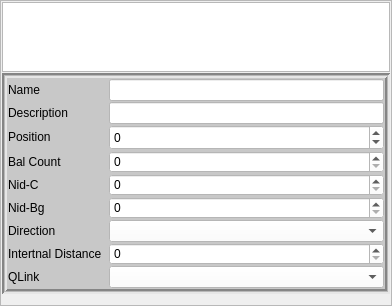
             <widget class="QFrame" name="frame_2">
              <property name="sizePolicy">
               <sizepolicy hsizetype="Preferred" vsizetype="Preferred">
                <horstretch>0</horstretch>
                <verstretch>0</verstretch>
               </sizepolicy>
              </property>
              <property name="frameShape">
               <enum>QFrame::StyledPanel</enum>
              </property>
              <property name="frameShadow">
               <enum>QFrame::Raised</enum>
              </property>
              <layout class="QVBoxLayout" name="verticalLayout_9" stretch="0,0,0">
               <property name="spacing">
                <number>1</number>
               </property>
               <property name="leftMargin">
                <number>1</number>
               </property>
               <property name="topMargin">
                <number>1</number>
               </property>
               <property name="rightMargin">
                <number>1</number>
               </property>
               <property name="bottomMargin">
                <number>1</number>
               </property>
               <item>
                <widget class="QTreeView" name="treeView_Balise_2">
                 <property name="sizePolicy">
                  <sizepolicy hsizetype="Expanding" vsizetype="Expanding">
                   <horstretch>0</horstretch>
                   <verstretch>0</verstretch>
                  </sizepolicy>
                 </property>
                 <property name="minimumSize">
                  <size>
                   <width>0</width>
                   <height>0</height>
                  </size>
                 </property>
                 <property name="maximumSize">
                  <size>
                   <width>16777215</width>
                   <height>16777215</height>
                  </size>
                 </property>
                 <property name="font">
                  <font>
                   <pointsize>8</pointsize>
                  </font>
                 </property>
                 <property name="styleSheet">
                  <string notr="true">QTreeView::branch:has-siblings:!adjoins-item {
    border-image: url(:/stylesheet-vline.png) 0;
}

QTreeView::branch:has-siblings:adjoins-item {
    border-image: url(:/stylesheet-branch-more.png) 0;
}

QTreeView::branch:!has-children:!has-siblings:adjoins-item {
    border-image: url(:/stylesheet-branch-end.png) 0;
}

QTreeView::branch:has-children:!has-siblings:closed,
QTreeView::branch:closed:has-children:has-siblings {
        border-image: none;
        image: url(:/stylesheet-branch-closed.png);
}

QTreeView::branch:open:has-children:!has-siblings,
QTreeView::branch:open:has-children:has-siblings  {
        border-image: none;
        image: url(:/stylesheet-branch-open.png);
}</string>
                 </property>
                 <property name="frameShadow">
                  <enum>QFrame::Plain</enum>
                 </property>
                 <property name="sizeAdjustPolicy">
                  <enum>QAbstractScrollArea::AdjustToContents</enum>
                 </property>
                 <property name="autoScrollMargin">
                  <number>10</number>
                 </property>
                 <property name="editTriggers">
                  <set>QAbstractItemView::NoEditTriggers</set>
                 </property>
                 <property name="showDropIndicator" stdset="0">
                  <bool>true</bool>
                 </property>
                 <property name="alternatingRowColors">
                  <bool>true</bool>
                 </property>
                 <property name="iconSize">
                  <size>
                   <width>0</width>
                   <height>0</height>
                  </size>
                 </property>
                 <property name="textElideMode">
                  <enum>Qt::ElideLeft</enum>
                 </property>
                 <property name="indentation">
                  <number>5</number>
                 </property>
                 <property name="rootIsDecorated">
                  <bool>true</bool>
                 </property>
                 <property name="animated">
                  <bool>true</bool>
                 </property>
                 <property name="wordWrap">
                  <bool>false</bool>
                 </property>
                 <attribute name="headerVisible">
                  <bool>false</bool>
                 </attribute>
                 <attribute name="headerMinimumSectionSize">
                  <number>10</number>
                 </attribute>
                 <attribute name="headerDefaultSectionSize">
                  <number>15</number>
                 </attribute>
                 <attribute name="headerStretchLastSection">
                  <bool>false</bool>
                 </attribute>
                </widget>
               </item>
               <item>
                <widget class="QFrame" name="frame_EloopHeader">
                 <property name="sizePolicy">
                  <sizepolicy hsizetype="Expanding" vsizetype="Expanding">
                   <horstretch>0</horstretch>
                   <verstretch>0</verstretch>
                  </sizepolicy>
                 </property>
                 <property name="autoFillBackground">
                  <bool>false</bool>
                 </property>
                 <property name="styleSheet">
                  <string notr="true">alternate-background-color: red;
background-color: rgb(200, 200, 200);
</string>
                 </property>
                 <property name="frameShape">
                  <enum>QFrame::Box</enum>
                 </property>
                 <property name="frameShadow">
                  <enum>QFrame::Sunken</enum>
                 </property>
                 <property name="lineWidth">
                  <number>2</number>
                 </property>
                 <property name="midLineWidth">
                  <number>1</number>
                 </property>
                 <layout class="QFormLayout" name="formLayout_3">
                  <property name="sizeConstraint">
                   <enum>QLayout::SetMinimumSize</enum>
                  </property>
                  <property name="horizontalSpacing">
                   <number>1</number>
                  </property>
                  <property name="verticalSpacing">
                   <number>1</number>
                  </property>
                  <property name="leftMargin">
                   <number>1</number>
                  </property>
                  <property name="topMargin">
                   <number>1</number>
                  </property>
                  <property name="rightMargin">
                   <number>1</number>
                  </property>
                  <property name="bottomMargin">
                   <number>1</number>
                  </property>
                  <item row="0" column="0">
                   <widget class="QLabel" name="label_HdrBlName_2">
                    <property name="sizePolicy">
                     <sizepolicy hsizetype="Preferred" vsizetype="Preferred">
                      <horstretch>0</horstretch>
                      <verstretch>0</verstretch>
                     </sizepolicy>
                    </property>
                    <property name="minimumSize">
                     <size>
                      <width>100</width>
                      <height>0</height>
                     </size>
                    </property>
                    <property name="maximumSize">
                     <size>
                      <width>100</width>
                      <height>16777215</height>
                     </size>
                    </property>
                    <property name="styleSheet">
                     <string notr="true">background-color: rgb(200, 200, 200);
font: 8pt &quot;Segoe UI&quot;;
color: rgb(0, 0, 0);</string>
                    </property>
                    <property name="frameShape">
                     <enum>QFrame::NoFrame</enum>
                    </property>
                    <property name="text">
                     <string>Name</string>
                    </property>
                   </widget>
                  </item>
                  <item row="0" column="1">
                   <widget class="QLineEdit" name="lineEdit_HdrBlName_2">
                    <property name="sizePolicy">
                     <sizepolicy hsizetype="Preferred" vsizetype="Preferred">
                      <horstretch>0</horstretch>
                      <verstretch>0</verstretch>
                     </sizepolicy>
                    </property>
                    <property name="styleSheet">
                     <string notr="true">
font: 8pt &quot;Segoe UI&quot;;
background-color: rgb(255, 255, 255);</string>
                    </property>
                    <property name="frame">
                     <bool>true</bool>
                    </property>
                   </widget>
                  </item>
                  <item row="1" column="0">
                   <widget class="QLabel" name="label_HdrBlDescription_2">
                    <property name="sizePolicy">
                     <sizepolicy hsizetype="Preferred" vsizetype="Preferred">
                      <horstretch>0</horstretch>
                      <verstretch>0</verstretch>
                     </sizepolicy>
                    </property>
                    <property name="minimumSize">
                     <size>
                      <width>100</width>
                      <height>0</height>
                     </size>
                    </property>
                    <property name="maximumSize">
                     <size>
                      <width>100</width>
                      <height>16777215</height>
                     </size>
                    </property>
                    <property name="styleSheet">
                     <string notr="true">background-color: rgb(200, 200, 200);
font: 8pt &quot;Segoe UI&quot;;
color: rgb(0, 0, 0);</string>
                    </property>
                    <property name="text">
                     <string>Description</string>
                    </property>
                   </widget>
                  </item>
                  <item row="1" column="1">
                   <widget class="QLineEdit" name="lineEdit_HdrBlDesc_2">
                    <property name="sizePolicy">
                     <sizepolicy hsizetype="Preferred" vsizetype="Preferred">
                      <horstretch>0</horstretch>
                      <verstretch>0</verstretch>
                     </sizepolicy>
                    </property>
                    <property name="styleSheet">
                     <string notr="true">background-color: rgb(255, 255, 255);
font: 8pt &quot;Segoe UI&quot;;
border-color: rtransparent;</string>
                    </property>
                    <property name="frame">
                     <bool>true</bool>
                    </property>
                   </widget>
                  </item>
                  <item row="2" column="0">
                   <widget class="QLabel" name="label_HdrBlPosition_2">
                    <property name="sizePolicy">
                     <sizepolicy hsizetype="Preferred" vsizetype="Preferred">
                      <horstretch>0</horstretch>
                      <verstretch>0</verstretch>
                     </sizepolicy>
                    </property>
                    <property name="minimumSize">
                     <size>
                      <width>100</width>
                      <height>0</height>
                     </size>
                    </property>
                    <property name="maximumSize">
                     <size>
                      <width>100</width>
                      <height>16777215</height>
                     </size>
                    </property>
                    <property name="styleSheet">
                     <string notr="true">background-color: rgb(200, 200, 200);
font: 8pt &quot;Segoe UI&quot;;
color: rgb(0, 0, 0);</string>
                    </property>
                    <property name="text">
                     <string>Position</string>
                    </property>
                   </widget>
                  </item>
                  <item row="2" column="1">
                   <widget class="QSpinBox" name="spinBox_HdrPosition_2">
                    <property name="sizePolicy">
                     <sizepolicy hsizetype="Fixed" vsizetype="Fixed">
                      <horstretch>0</horstretch>
                      <verstretch>0</verstretch>
                     </sizepolicy>
                    </property>
                    <property name="minimumSize">
                     <size>
                      <width>10</width>
                      <height>0</height>
                     </size>
                    </property>
                    <property name="maximumSize">
                     <size>
                      <width>16777215</width>
                      <height>25</height>
                     </size>
                    </property>
                    <property name="styleSheet">
                     <string notr="true">background-color: rgb(255, 255, 255);
font: 8pt &quot;Segoe UI&quot;;
color: rgb(0, 0, 0);
border-width: 120px;</string>
                    </property>
                    <property name="wrapping">
                     <bool>true</bool>
                    </property>
                    <property name="frame">
                     <bool>true</bool>
                    </property>
                    <property name="alignment">
                     <set>Qt::AlignLeading|Qt::AlignLeft|Qt::AlignVCenter</set>
                    </property>
                    <property name="keyboardTracking">
                     <bool>true</bool>
                    </property>
                    <property name="suffix">
                     <string notr="true"/>
                    </property>
                    <property name="minimum">
                     <number>0</number>
                    </property>
                    <property name="maximum">
                     <number>99</number>
                    </property>
                    <property name="value">
                     <number>0</number>
                    </property>
                   </widget>
                  </item>
                  <item row="3" column="0">
                   <widget class="QLabel" name="label_HdrBlCount_2">
                    <property name="sizePolicy">
                     <sizepolicy hsizetype="Preferred" vsizetype="Preferred">
                      <horstretch>0</horstretch>
                      <verstretch>0</verstretch>
                     </sizepolicy>
                    </property>
                    <property name="minimumSize">
                     <size>
                      <width>100</width>
                      <height>0</height>
                     </size>
                    </property>
                    <property name="maximumSize">
                     <size>
                      <width>100</width>
                      <height>16777215</height>
                     </size>
                    </property>
                    <property name="styleSheet">
                     <string notr="true">background-color: rgb(200, 200, 200);
font: 8pt &quot;Segoe UI&quot;;
color: rgb(0, 0, 0);</string>
                    </property>
                    <property name="text">
                     <string>Bal Count</string>
                    </property>
                   </widget>
                  </item>
                  <item row="3" column="1">
                   <widget class="QSpinBox" name="spinBox_HdrBlCount_2">
                    <property name="sizePolicy">
                     <sizepolicy hsizetype="Preferred" vsizetype="Preferred">
                      <horstretch>0</horstretch>
                      <verstretch>0</verstretch>
                     </sizepolicy>
                    </property>
                    <property name="minimumSize">
                     <size>
                      <width>0</width>
                      <height>0</height>
                     </size>
                    </property>
                    <property name="maximumSize">
                     <size>
                      <width>16777215</width>
                      <height>25</height>
                     </size>
                    </property>
                    <property name="styleSheet">
                     <string notr="true">background-color: rgb(255, 255, 255);
font: 8pt &quot;Segoe UI&quot;;
color: rgb(0, 0, 0);</string>
                    </property>
                    <property name="frame">
                     <bool>true</bool>
                    </property>
                   </widget>
                  </item>
                  <item row="4" column="0">
                   <widget class="QLabel" name="label_HdrBlNidC_2">
                    <property name="sizePolicy">
                     <sizepolicy hsizetype="Preferred" vsizetype="Preferred">
                      <horstretch>0</horstretch>
                      <verstretch>0</verstretch>
                     </sizepolicy>
                    </property>
                    <property name="minimumSize">
                     <size>
                      <width>100</width>
                      <height>0</height>
                     </size>
                    </property>
                    <property name="maximumSize">
                     <size>
                      <width>100</width>
                      <height>16777215</height>
                     </size>
                    </property>
                    <property name="styleSheet">
                     <string notr="true">background-color: rgb(200, 200, 200);
font: 8pt &quot;Segoe UI&quot;;
color: rgb(0, 0, 0);
</string>
                    </property>
                    <property name="text">
                     <string>Nid-C</string>
                    </property>
                   </widget>
                  </item>
                  <item row="4" column="1">
                   <widget class="QSpinBox" name="spinBox_HdrBlNidC_2">
                    <property name="sizePolicy">
                     <sizepolicy hsizetype="Preferred" vsizetype="Preferred">
                      <horstretch>0</horstretch>
                      <verstretch>0</verstretch>
                     </sizepolicy>
                    </property>
                    <property name="styleSheet">
                     <string notr="true">background-color: rgb(255, 255, 255);
font: 8pt &quot;Segoe UI&quot;;
color: rgb(0, 0, 0);</string>
                    </property>
                   </widget>
                  </item>
                  <item row="5" column="0">
                   <widget class="QLabel" name="label_HdrBlNidBg_2">
                    <property name="sizePolicy">
                     <sizepolicy hsizetype="Preferred" vsizetype="Preferred">
                      <horstretch>0</horstretch>
                      <verstretch>0</verstretch>
                     </sizepolicy>
                    </property>
                    <property name="minimumSize">
                     <size>
                      <width>100</width>
                      <height>0</height>
                     </size>
                    </property>
                    <property name="maximumSize">
                     <size>
                      <width>100</width>
                      <height>16777215</height>
                     </size>
                    </property>
                    <property name="styleSheet">
                     <string notr="true">background-color: rgb(200, 200, 200);
font: 8pt &quot;Segoe UI&quot;;
color: rgb(0, 0, 0);</string>
                    </property>
                    <property name="text">
                     <string>Nid-Bg</string>
                    </property>
                   </widget>
                  </item>
                  <item row="5" column="1">
                   <widget class="QSpinBox" name="spinBox_HdrBlNidBg_2">
                    <property name="sizePolicy">
                     <sizepolicy hsizetype="Preferred" vsizetype="Preferred">
                      <horstretch>0</horstretch>
                      <verstretch>0</verstretch>
                     </sizepolicy>
                    </property>
                    <property name="minimumSize">
                     <size>
                      <width>0</width>
                      <height>0</height>
                     </size>
                    </property>
                    <property name="maximumSize">
                     <size>
                      <width>16777215</width>
                      <height>25</height>
                     </size>
                    </property>
                    <property name="styleSheet">
                     <string notr="true">background-color: rgb(255, 255, 255);
font: 8pt &quot;Segoe UI&quot;;
color: rgb(0, 0, 0);</string>
                    </property>
                    <property name="frame">
                     <bool>true</bool>
                    </property>
                   </widget>
                  </item>
                  <item row="6" column="0">
                   <widget class="QLabel" name="label_HdrBlDir_2">
                    <property name="sizePolicy">
                     <sizepolicy hsizetype="Preferred" vsizetype="Preferred">
                      <horstretch>0</horstretch>
                      <verstretch>0</verstretch>
                     </sizepolicy>
                    </property>
                    <property name="minimumSize">
                     <size>
                      <width>100</width>
                      <height>0</height>
                     </size>
                    </property>
                    <property name="maximumSize">
                     <size>
                      <width>100</width>
                      <height>16777215</height>
                     </size>
                    </property>
                    <property name="styleSheet">
                     <string notr="true">background-color: rgb(200, 200, 200);
font: 8pt &quot;Segoe UI&quot;;
color: rgb(0, 0, 0);</string>
                    </property>
                    <property name="text">
                     <string>Direction</string>
                    </property>
                   </widget>
                  </item>
                  <item row="6" column="1">
                   <widget class="QComboBox" name="comboBox_HdrBlDir_2">
                    <property name="sizePolicy">
                     <sizepolicy hsizetype="Preferred" vsizetype="Preferred">
                      <horstretch>0</horstretch>
                      <verstretch>0</verstretch>
                     </sizepolicy>
                    </property>
                    <property name="minimumSize">
                     <size>
                      <width>0</width>
                      <height>0</height>
                     </size>
                    </property>
                    <property name="maximumSize">
                     <size>
                      <width>16777215</width>
                      <height>25</height>
                     </size>
                    </property>
                    <property name="styleSheet">
                     <string notr="true">background-color: rgb(255, 255, 255);
font: 8pt &quot;Segoe UI&quot;;
color: rgb(0, 0, 0);</string>
                    </property>
                    <property name="frame">
                     <bool>true</bool>
                    </property>
                   </widget>
                  </item>
                  <item row="7" column="0">
                   <widget class="QLabel" name="label_HdrBlInternalDist_2">
                    <property name="sizePolicy">
                     <sizepolicy hsizetype="Preferred" vsizetype="Preferred">
                      <horstretch>0</horstretch>
                      <verstretch>0</verstretch>
                     </sizepolicy>
                    </property>
                    <property name="minimumSize">
                     <size>
                      <width>100</width>
                      <height>0</height>
                     </size>
                    </property>
                    <property name="maximumSize">
                     <size>
                      <width>100</width>
                      <height>16777215</height>
                     </size>
                    </property>
                    <property name="styleSheet">
                     <string notr="true">background-color: rgb(200, 200, 200);
font: 8pt &quot;Segoe UI&quot;;
color: rgb(0, 0, 0);</string>
                    </property>
                    <property name="text">
                     <string>Intertnal Distance</string>
                    </property>
                   </widget>
                  </item>
                  <item row="7" column="1">
                   <widget class="QSpinBox" name="spinBox_HdrBlInternalDist_2">
                    <property name="sizePolicy">
                     <sizepolicy hsizetype="Preferred" vsizetype="Preferred">
                      <horstretch>0</horstretch>
                      <verstretch>0</verstretch>
                     </sizepolicy>
                    </property>
                    <property name="minimumSize">
                     <size>
                      <width>0</width>
                      <height>0</height>
                     </size>
                    </property>
                    <property name="maximumSize">
                     <size>
                      <width>16777215</width>
                      <height>25</height>
                     </size>
                    </property>
                    <property name="styleSheet">
                     <string notr="true">background-color: rgb(255, 255, 255);
font: 8pt &quot;Segoe UI&quot;;
color: rgb(0, 0, 0);</string>
                    </property>
                    <property name="wrapping">
                     <bool>false</bool>
                    </property>
                    <property name="frame">
                     <bool>true</bool>
                    </property>
                   </widget>
                  </item>
                  <item row="8" column="0">
                   <widget class="QLabel" name="label_HdrBlQLink_2">
                    <property name="sizePolicy">
                     <sizepolicy hsizetype="Preferred" vsizetype="Preferred">
                      <horstretch>0</horstretch>
                      <verstretch>0</verstretch>
                     </sizepolicy>
                    </property>
                    <property name="minimumSize">
                     <size>
                      <width>100</width>
                      <height>0</height>
                     </size>
                    </property>
                    <property name="maximumSize">
                     <size>
                      <width>100</width>
                      <height>16777215</height>
                     </size>
                    </property>
                    <property name="styleSheet">
                     <string notr="true">background-color: rgb(200, 200, 200);
font: 8pt &quot;Segoe UI&quot;;
color: rgb(0, 0, 0);</string>
                    </property>
                    <property name="text">
                     <string>QLink</string>
                    </property>
                   </widget>
                  </item>
                  <item row="8" column="1">
                   <widget class="QComboBox" name="comboBox_HdrBlQLink_2">
                    <property name="sizePolicy">
                     <sizepolicy hsizetype="Preferred" vsizetype="Preferred">
                      <horstretch>0</horstretch>
                      <verstretch>0</verstretch>
                     </sizepolicy>
                    </property>
                    <property name="minimumSize">
                     <size>
                      <width>0</width>
                      <height>0</height>
                     </size>
                    </property>
                    <property name="maximumSize">
                     <size>
                      <width>16777215</width>
                      <height>25</height>
                     </size>
                    </property>
                    <property name="styleSheet">
                     <string notr="true">background-color: rgb(255, 255, 255);
font: 8pt &quot;Segoe UI&quot;;
color: rgb(0, 0, 0);</string>
                    </property>
                    <property name="frame">
                     <bool>true</bool>
                    </property>
                   </widget>
                  </item>
                 </layout>
                </widget>
               </item>
               <item>
                <spacer name="verticalSpacer_7">
                 <property name="orientation">
                  <enum>Qt::Vertical</enum>
                 </property>
                 <property name="sizeHint" stdset="0">
                  <size>
                   <width>10</width>
                   <height>10</height>
                  </size>
                 </property>
                </spacer>
               </item>
              </layout>
             </widget>
